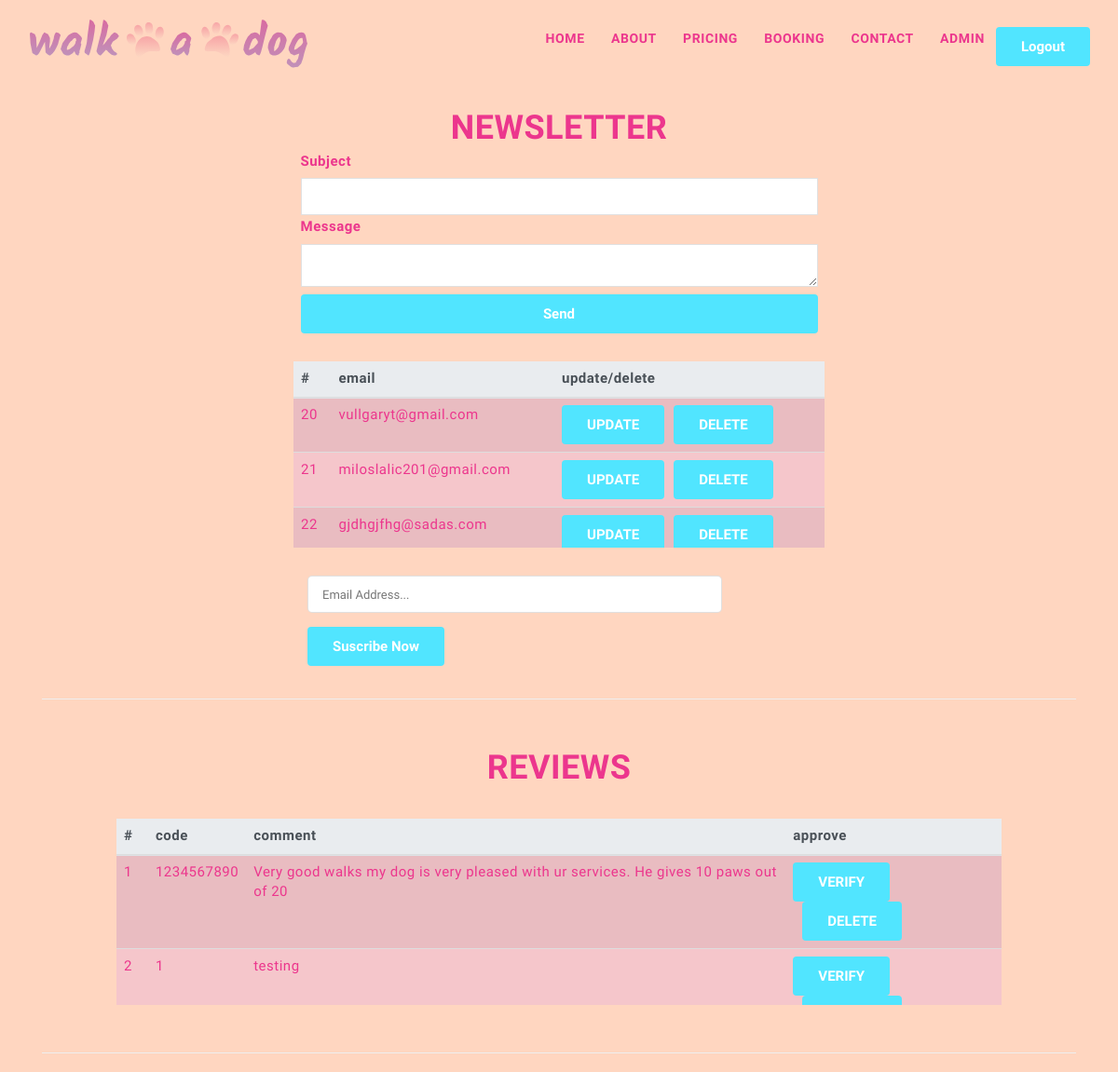
Before: /admin.php?login=success (signed in) with the older database file.
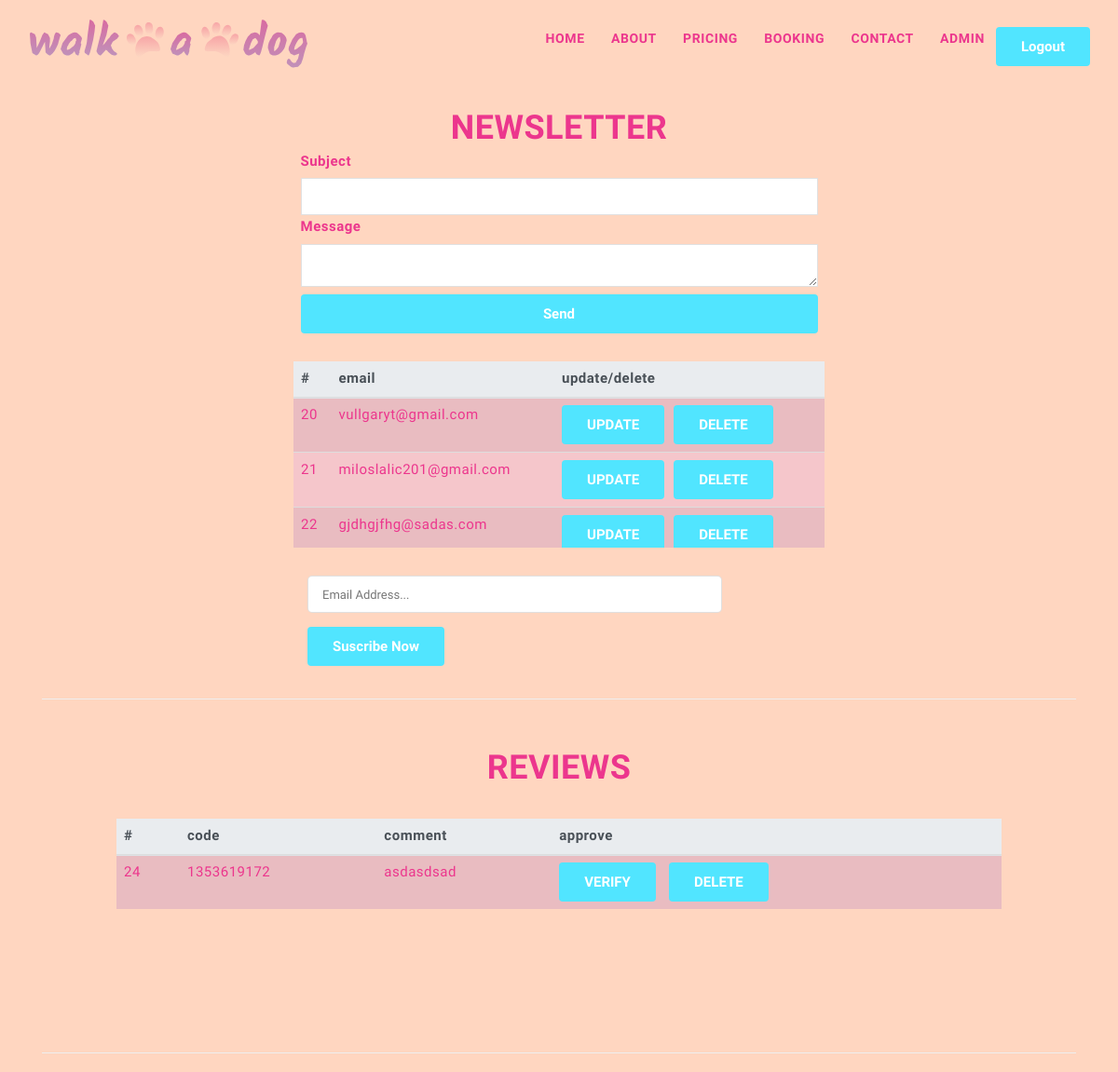
After: the same page with the newer database file.
### tables this page shows
CREATE TABLE `newsletter` (
  `id` int(11) NOT NULL,
  `mail` varchar(50) NOT NULL,
  `hashedMail` varchar(60) NOT NULL
);

CREATE TABLE `reviews` (
  `review_id` int(11) NOT NULL,
  `code_fk` char(10) NOT NULL,
  `comment` varchar(500) NOT NULL,
  `verified` tinyint(1) NOT NULL DEFAULT '0'
);

### admin.php (the view, shortened to what the changed rows need)
<?php
require "includes/header.inc.php";
    if(isset($_SESSION['username']) and $_SESSION='lukaku') {
            $sql = "SELECT * FROM newsletter";
            $query = mysqli_query($connect,$sql);
            echo "
                <div class=\"container\">
                    <div class=\"row mt-5\">
                        <div class=\"col-sm-12\">
                            <h1 class=\"text-center\">Newsletter</h1>
                        </div>
                        <div class=\"col-sm-6 col-sm-offset-3 mb-5\">
                            <form method=\"post\" action=\"includes/sendMail.inc.php\">
                                <label>Subject</label>
                                <input type=\"text\" name=\"subject\">
                                <label>Message</label>
                                <textarea name=\"txt\"></textarea>
                                <button class=\"btn btn-primary btn-group-justified\" type=\"submit\" name=\"submit\">Send</button>
                            </form>";
            echo "
                        </div>
                    </div>
                    <div class=\"col-sm-6 col-sm-offset-3 table-scroll\">
                    <table class=\"table table-striped table-danger\">
                        <thead class=\"thead-light\">
                            <tr>
                                <th>#</th>
                                <th>email</th>
                                <th>update/delete</th>
                            <tr>
                        </thead>
                        <tbody>
                        ";
            while($result = mysqli_fetch_assoc($query)) {
                echo "
                    <tr>
                        <td>{$result['id']}</td>
                        <td>{$result['mail']}</td>
                        <td><form method=\"post\" action=\"includes/editMail.inc.php\"><input type=\"hidden\" name=\"id\" value=\"{$result['id']}\"><button type=\"submit\" name=\"update\" value=\"update\" class=\"btn btn-primary\">UPDATE</button><button onclick=\"return confirm('Are you sure you wish to delete this item?');\"  type=\"submit\" name=\"delete\" value=\"delete\" class=\"btn btn-primary ml-3\">DELETE</button></form></td>
                    </tr>
                ";
            }
            echo "
                    </tbody>
                    </table>
                    </div>
            <div class=\"col-sm-5 col-sm-offset-3 mt-5\">
                <form action=\"includes/adminNewsletter.inc.php\" method=\"post\">
                                        <div class=\"form-group\">
                                            <input type=\"hidden\" name=\"hidden\">
                                            <input type=\"text\" name=\"email\" placeholder=\"Email Address...\" >
                                        </div>
                                        <div>
                                            <span>";
                echo "
                                                </span>
                                        </div>
                                        <div class=\"form-group\">
                                            <button type=\"submit\" name=\"submit\" class=\"btn btn-primary\">suscribe now</button>
                                        </div>
                                    </form>
                                    </div>
                                    <div class=\"col-sm-12\">
                                    <hr>
                                    </div>
                                    </div>
                                    ";
            $sql = "SELECT review_id, code_fk, comment FROM reviews WHERE verified=0;";
            $query = mysqli_query($connect,$sql);
                                    echo "
                <div class=\"container\">
                    <div class=\"row mt-5\">
                        <div class=\"col-sm-12\">
                            <h1 class=\"text-center\">REVIEWS</h1>
                        </div>
                        <div class=\"col-sm-6 col-sm-offset-3 mb-5\">
                        </div>
                    </div>
                    <div class=\"col-sm-10 col-sm-offset-1 table-scroll\">
                    <table class=\"table table-striped table-danger\">
                        <thead class=\"thead-light\">
                            <tr>
                                <th>#</th>
                                <th>code</th>
                                <th>comment</th>
                                <th>approve</th>
                            <tr>
                        </thead>
                        <tbody>
                        ";
            while($result = mysqli_fetch_assoc($query)) {
                echo "
                    <tr>
                        <td>{$result['review_id']}</td>
                        <td>{$result['code_fk']}</td>
                        <td>{$result['comment']}</td>
                        <td><form method=\"post\" action=\"includes/approve.inc.php\">
                            <button type=\"submit\" name=\"approve\" value=\"{$result['review_id']}\" class=\"btn btn-primary\">VERIFY</button>
                            <button onclick=\"return confirm('Are you sure you wish to delete this item?');\"  type=\"submit\" name=\"delete\" value=\"{$result['review_id']}\" class=\"btn btn-primary ml-3\">DELETE</button></form>
                        </td>
                    </tr>
                ";
            }
            echo "
                    </tbody>
                    </table>
                    </div>
            <div class=\"col-sm-5 col-sm-offset-1 mt-5\">
                                    </div>
                                    <div class=\"col-sm-12\">
                                    <hr>
                                </div>
                            </div>
                                    ";
    }
    ?>
</body>
</html>

Changed rows visible on the page:
no longer on this page (row edited): reviews: review_id "1", code_fk "1234567890", comment "Very good walks my dog is very pleased with ur services. He gives 10 paws out of 20"
removed reviews: review_id "2", code_fk "1", comment "testing"
added reviews: review_id "24", code_fk "1353619172", comment "asdasdsad"
